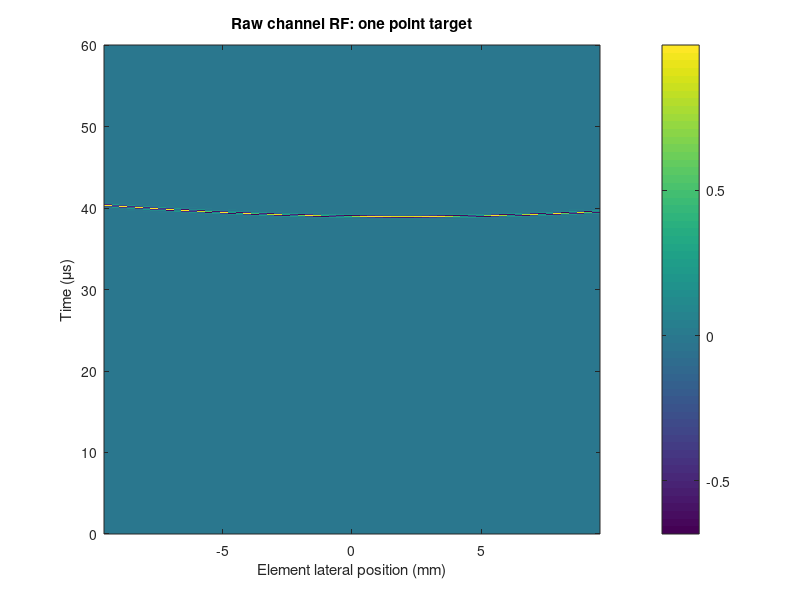
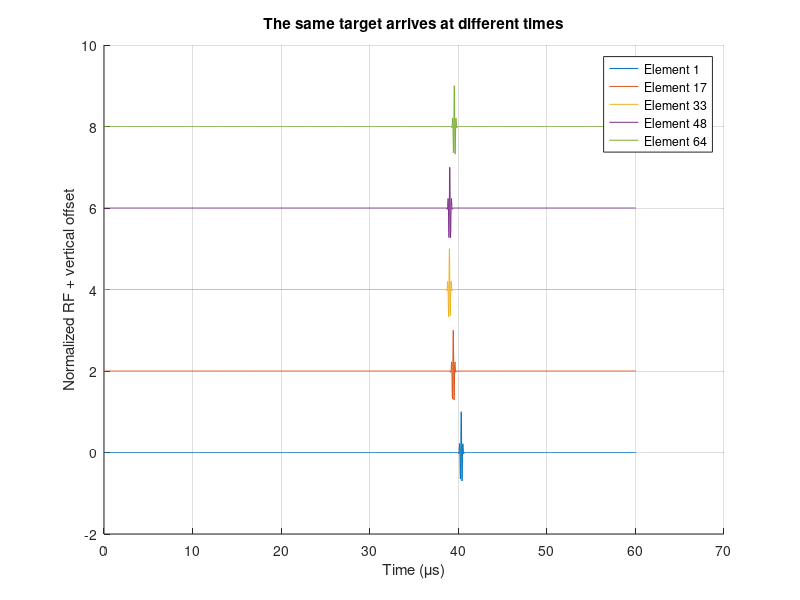
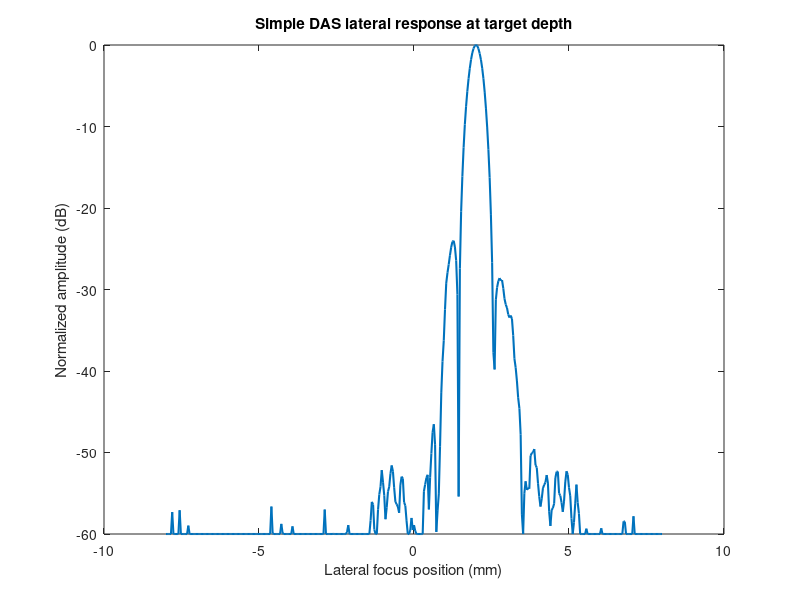

Write the MATLAB code that produced these figures, in order. (Note: this script raises an error after producing the figures.)
%% demo_synthetic_point_target.m
% Self-contained DAS teaching demo.
%
% No USTB and no external data are required.
%
% Model:
%   - 1-D linear receive array
%   - broadside plane-wave transmit
%   - one point scatterer
%   - homogeneous medium with constant sound speed
%   - Gaussian-modulated sinusoidal pulse
%
% Purpose:
%   1) visualize different echo arrival times across elements;
%   2) see why delay compensation is required;
%   3) form a simple lateral DAS response at the target depth.
%
% This is a teaching model, not a complete scanner simulator.

clear;
clc;
close all;

%% Physical and acquisition parameters
c = 1540;               % sound speed [m/s]
fs = 40e6;              % sampling frequency [Hz]
fc = 5e6;               % pulse center frequency [Hz]

n_elements = 64;
pitch = 0.30e-3;        % element pitch [m]

element_x = ((0:n_elements-1) - (n_elements-1)/2) * pitch;

% One point scatterer
target_x = 2.0e-3;      % [m]
target_z = 30e-3;       % [m]
target_amplitude = 1.0;

% Broadside plane-wave transmit:
% the wavefront reaches depth z after z/c.
tau_tx_target = target_z / c;

%% Time axis
max_depth = 45e-3;
t_end = 2 * max_depth / c + 8 / fc;
t = (0:1/fs:t_end).';
n_samples = numel(t);

%% Pulse model
% Gaussian envelope width: chosen only for an intuitive narrow-band pulse.
sigma_t = 0.55 / fc;

channel_rf = zeros(n_samples, n_elements);

for m = 1:n_elements
    rx_distance = sqrt((target_x - element_x(m))^2 + target_z^2);
    tau_rx = rx_distance / c;
    tau_total = tau_tx_target + tau_rx;

    dt = t - tau_total;
    pulse = exp(-(dt.^2) / (2*sigma_t^2)) .* cos(2*pi*fc*dt);

    channel_rf(:, m) = target_amplitude * pulse;
end

%% Figure 1: raw channel RF
figure('Color', 'w');
imagesc(element_x * 1e3, t * 1e6, channel_rf);
axis xy;
xlabel('Element lateral position (mm)');
ylabel('Time (\mus)');
title('Raw channel RF: one point target');
colorbar;

%% Figure 2: several channel waveforms
selected = round(linspace(1, n_elements, 5));

figure('Color', 'w');
hold on;
offset = 0;
for k = 1:numel(selected)
    m = selected(k);
    trace = channel_rf(:, m);
    trace = trace / max(abs(trace) + eps);
    plot(t * 1e6, trace + offset, 'DisplayName', sprintf('Element %d', m));
    offset = offset + 2;
end
xlabel('Time (\mus)');
ylabel('Normalized RF + vertical offset');
title('The same target arrives at different times');
legend('Location', 'best');
grid on;

%% DAS lateral scan at the true target depth
x_scan = linspace(-8e-3, 8e-3, 401);
das = zeros(size(x_scan));

for ix = 1:numel(x_scan)
    x_focus = x_scan(ix);
    z_focus = target_z;

    % Broadside PW transmit delay at the candidate point
    tau_tx = z_focus / c;

    focused_samples = zeros(1, n_elements);

    for m = 1:n_elements
        rx_distance = sqrt((x_focus - element_x(m))^2 + z_focus^2);
        tau_rx = rx_distance / c;
        tau_total = tau_tx + tau_rx;

        % Linear interpolation: explicit sub-sample delay sampling.
        focused_samples(m) = interp1( ...
            t, channel_rf(:, m), tau_total, 'linear', 0);
    end

    % Uniform-aperture DAS
    das(ix) = sum(focused_samples);
end

%% Normalize lateral response
% Use abs() rather than hilbert() so this demo does not require
% Signal Processing Toolbox. This is an RF sample-magnitude response,
% not a full envelope-detected B-mode image.
das_mag = abs(das);
das_mag = das_mag / (max(das_mag) + eps);
das_db = 20 * log10(das_mag + eps);
das_db(das_db < -60) = -60;

figure('Color', 'w');
plot(x_scan * 1e3, das_db, 'LineWidth', 1.5);
xlabel('Lateral focus position (mm)');
ylabel('Normalized amplitude (dB)');
title('Simple DAS lateral response at target depth');
ylim([-60 0]);
xline(target_x * 1e3, '--', 'True target x');
grid on;

%% Compare with a wrong sound speed
c_wrong = 1450;
das_wrong = zeros(size(x_scan));

for ix = 1:numel(x_scan)
    x_focus = x_scan(ix);
    z_focus = target_z;

    tau_tx = z_focus / c_wrong;

    focused_samples = zeros(1, n_elements);
    for m = 1:n_elements
        rx_distance = sqrt((x_focus - element_x(m))^2 + z_focus^2);
        tau_rx = rx_distance / c_wrong;
        tau_total = tau_tx + tau_rx;

        focused_samples(m) = interp1( ...
            t, channel_rf(:, m), tau_total, 'linear', 0);
    end

    das_wrong(ix) = sum(focused_samples);
end

das_wrong_mag = abs(das_wrong);
das_wrong_mag = das_wrong_mag / (max(das_mag) + eps);
das_wrong_db = 20 * log10(das_wrong_mag + eps);
das_wrong_db(das_wrong_db < -60) = -60;

figure('Color', 'w');
plot(x_scan * 1e3, das_db, 'LineWidth', 1.5);
hold on;
plot(x_scan * 1e3, das_wrong_db, '--', 'LineWidth', 1.5);
xlabel('Lateral focus position (mm)');
ylabel('Normalized amplitude (dB)');
title('Correct vs wrong sound-speed model');
legend(sprintf('Beamforming c = %d m/s', c), ...
       sprintf('Beamforming c = %d m/s', c_wrong), ...
       'Location', 'best');
ylim([-60 0]);
grid on;

fprintf('Synthetic DAS demo finished.\n');
fprintf('Array: %d elements, pitch = %.3f mm\n', n_elements, pitch*1e3);
fprintf('Target: x = %.2f mm, z = %.2f mm\n', target_x*1e3, target_z*1e3);
fprintf('fs = %.1f MHz, fc = %.1f MHz\n', fs/1e6, fc/1e6);
